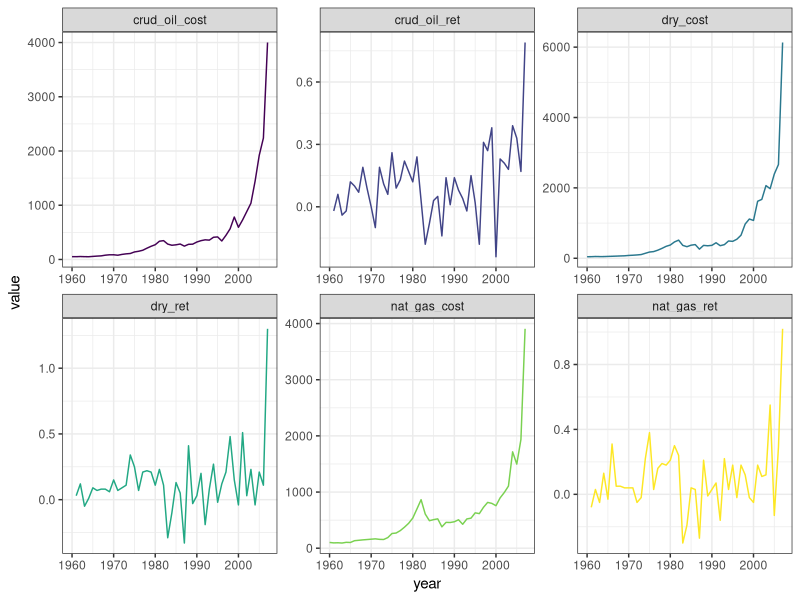
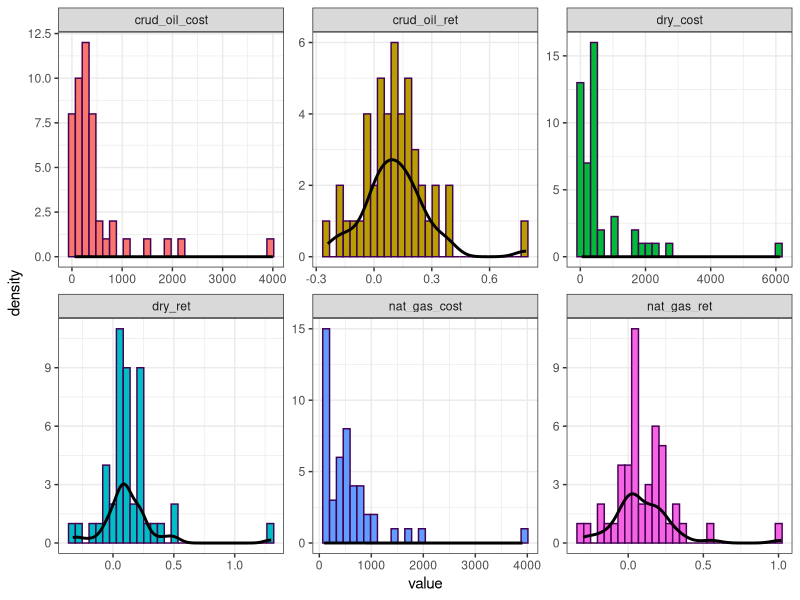

Recreate these plots in R, in order.
library(tidyverse)
library(readxl)
library(magrittr)
library(lubridate)
library(viridis)

cost <- read_excel("sim_risk/data/Analysis_Data.xlsx", 
                   sheet = 'Drilling Cost', 
                   skip = 2)
future <- read_excel('sim_risk/data/Analysis_Data.xlsx', 
                     sheet = 'Price Projections', 
                     skip = 2)
str(cost)
str(future)

# rename columns
cost %<>% select(date = Date, 
                 crud_oil_cost = `U.S. Nominal Cost per Crude Oil Well Drilled (Thousand Dollars per Well)`,
                 nat_gas_cost = `U.S. Nominal Cost per Natural Gas Well Drilled (Thousand Dollars per Well)`, 
                 dry_cost = `U.S. Nominal Cost per Dry Well Drilled (Thousand Dollars per Well)`,
                 crud_oil_ret = `Arithmetic Return - Crude Oil`,
                 nat_gas_ret = `Arithmetic Return - Natural Gas`,
                 dry_ret = `Arithmetic Return - Dry Well`)

# adding year column for date
cost %<>% mutate(year = year(date))

# long data and round values to 2 decimal places
long_dat <- cost %>% 
  gather(var, value, -c(date, year)) %>% 
  modify_at('value', as.numeric) %>% 
  mutate(value = round(value, 2))
# look at time series plots for all values
ggplot(long_dat, aes(year, value, color = var)) + 
  geom_line() + 
  facet_wrap(~var, scales = 'free') +
  theme_bw() + 
  theme(legend.position = 'None') +
  scale_color_viridis_d()

# look at histograms of all the values
# look at time series plots for all values
ggplot(long_dat, aes(value)) + 
  geom_histogram(aes(fill = var, color = 'grey')) + 
  geom_density(aes(y=..density..), size = 1) + 
  facet_wrap(~var, scales = 'free') +
  theme_bw() + 
  theme(legend.position = 'None') +
  scale_color_viridis_d()

# summary stats of vars
long_dat %>% 
  group_by(var) %>% 
  summarise_at('value', funs(mean, median, sd, 
                             q25 = quantile(., .25), 
                             q75 = quantile(., .75)),
                             na.rm = TRUE)



